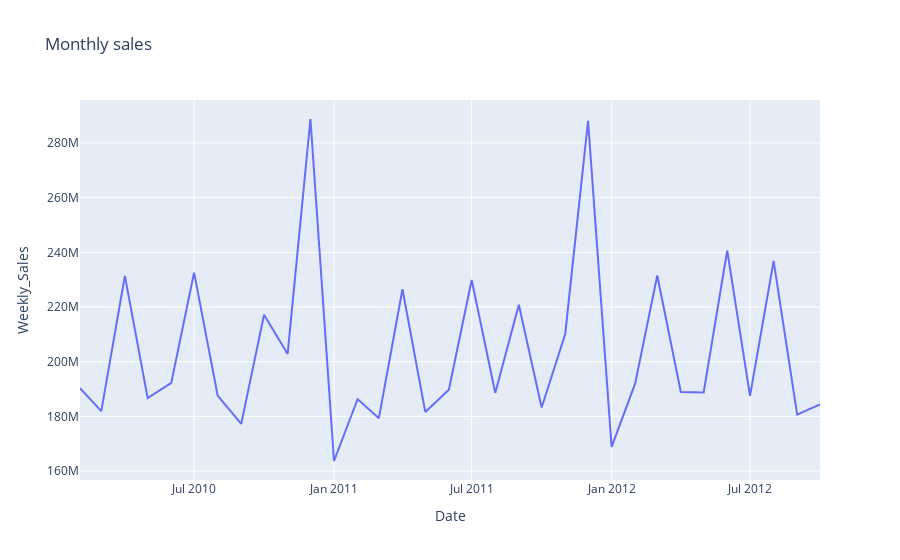

Source (notebook cell):
### Code cell
# Wizualizacja trendu
fig = px.line(monthly_sales_reset, x='Date', y='Weekly_Sales', title='Monthly sales')
fig.show()
